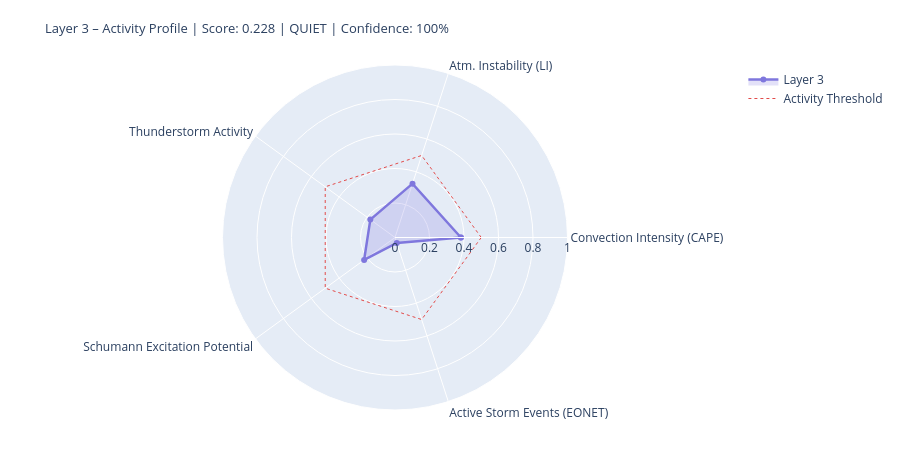

The notebook cell this image was saved under:
### Markdown cell above
---
## 4. State Assessment & Handoff to Layer 4/5

### Code cell
# ============================================================
# LAYER-3-SCORE
# Five dynamic components
# ============================================================

def norm(v, lo, hi):
    if v is None or (isinstance(v, float) and math.isnan(v)): return None
    return round(max(0.0, min(1.0, (v - lo) / (hi - lo))), 4)

# --- 1) Convection intensity (global CAPE mean) ---
cape_mean = df_atm['cape'].dropna().mean() if not df_atm.empty else None
conv_score = norm(cape_mean, 0, 3000)
conv_src   = 'primary' if cape_mean is not None else 'missing'

# --- 2) Atmospheric instability (LI mean) ---
li_mean   = df_atm['li'].dropna().mean() if not df_atm.empty else None
# Negative LI = unstable → higher score
instab_score = norm(-li_mean if li_mean is not None else None, -6, 6)
instab_src   = 'primary' if li_mean is not None else 'missing'

# --- 3) Thunderstorm activity (mean thunder score + WMO count) ---
thunder_mean = df_atm['thunder_score'].mean() if not df_atm.empty else None
n_thunder    = int(df_atm['thunderstorm'].sum()) if not df_atm.empty else 0
thunder_score_val = norm(
    (thunder_mean or 0) * 0.7 + n_thunder * 0.1, 0, 1.0
) if thunder_mean is not None else None
thunder_src = 'primary'

# --- 4) Schumann excitation potential (weighted Schumann contribution) ---
schumann_pot = df_atm['schumann_contribution'].mean() if not df_atm.empty else None
# Boosted by Layer-2 thunderstorm trigger
if schumann_pot is not None and l2_thunder:
    schumann_pot = min(1.0, schumann_pot * 1.2)
schumann_score = norm(schumann_pot, 0, 1.0) if schumann_pot is not None else None
schumann_src   = 'derived'

# --- 5) Storm activity (NASA EONET) ---
# Distinction: None = data not loaded, 0.0 = loaded but no events
storm_score = None
storm_src   = 'missing'
if raw.get('storms') is not None:          # API reached successfully
    storm_score = norm(len(storm_events), 0, 30) if storm_events else 0.0
    storm_src   = 'primary'

# X-Ray and Kp: context only, not in dynamic score
# (X-Ray = Layer-0/4 driver; Kp = geomagnetic index, not a lightning proxy)
xray_context = None
if raw.get('xray'):
    df_xc = pd.DataFrame(raw['xray'])
    fc = next((c for c in df_xc.columns
               if any(k in c.lower() for k in ['flux','long']) and 'time' not in c.lower()),
              df_xc.columns[1])
    df_xc[fc] = pd.to_numeric(df_xc[fc], errors='coerce')
    xray_last = df_xc[fc].dropna().iloc[-1] if not df_xc[fc].dropna().empty else None
    if xray_last:
        xray_class = ('X' if xray_last>=1e-4 else 'M' if xray_last>=1e-5
                      else 'C' if xray_last>=1e-6 else 'B')
        xray_context = {'flux': float(xray_last), 'class': xray_class}
        print(f'X-Ray context: {xray_class}-class ({xray_last:.2e} W/m²)')

# --- Aggregate ---
COMPONENTS = {
    'Convection Intensity (CAPE)':  {'score': conv_score,       'source': conv_src,    'dynamic': True},
    'Atm. Instability (LI)':         {'score': instab_score,     'source': instab_src,  'dynamic': True},
    'Thunderstorm Activity':              {'score': thunder_score_val, 'source': thunder_src, 'dynamic': True},
    'Schumann Excitation Potential':   {'score': schumann_score,   'source': schumann_src,'dynamic': True},
    'Active Storm Events (EONET)': {'score': storm_score,      'source': storm_src,   'dynamic': True},
}

available   = {k: v['score'] for k, v in COMPONENTS.items() if v['score'] is not None}
unavailable = [k for k, v in COMPONENTS.items() if v['score'] is None]
layer3_score = round(sum(available.values()) / len(available), 4) if available else None
confidence   = round(len(available) / len(COMPONENTS), 2)
level = ('unknown' if layer3_score is None
         else 'quiet'   if layer3_score < 0.3
         else 'moderate' if layer3_score < 0.6
         else 'active')
dominant_l3 = max(available, key=available.get) if available else 'none'

# --- Ausgabe ---
W = 68
print('=' * W)
print('LAYER 3 – ATMOSPHERE / WEATHER / THUNDERSTORMS – STATE ASSESSMENT')
print('=' * W)
for name, comp in COMPONENTS.items():
    s = comp['score']
    if s is not None:
        bar = '█' * int(s * 20) + '░' * (20 - int(s * 20))
        print(f'  {name:<36} {bar}  {s:.3f}  [{comp["source"]}]')
    else:
        print(f'  {name:<36} {"─" * 20}  n/a   [missing]')
print('-' * W)
print(f'  Score:        {layer3_score:.3f}  ({len(available)}/{len(COMPONENTS)} components)')
print(f'  Confidence:   {confidence:.0%}')
print(f'  Level:        {level.upper()}')
print(f'  Dominant:     {dominant_l3}')
print(f'  CAPE mean:    {cape_mean:.0f} J/kg' if cape_mean else '  CAPE mean:    n/a')
print(f'  LI mean:      {li_mean:.1f} K' if li_mean is not None else '  LI mean:      n/a')
print(f'  Thunderstorms:{n_thunder} points (WMO)  +  {len(storm_events)} NASA EONET')
print('=' * W)

# Radar
cats   = list(available.keys())
vals_r = list(available.values())
if len(cats) >= 3:
    fig = go.Figure()
    fig.add_trace(go.Scatterpolar(
        r=vals_r + [vals_r[0]], theta=cats + [cats[0]],
        fill='toself', fillcolor='rgba(127,119,221,0.22)',
        line=dict(color='#7F77DD', width=2.5), name='Layer 3'
    ))
    fig.add_trace(go.Scatterpolar(
        r=[0.5] * (len(cats)+1), theta=cats + [cats[0]],
        line=dict(color='#E24B4A', dash='dot', width=1),
        mode='lines', name='Activity Threshold'
    ))
    fig.update_layout(
        title=dict(
            text=f'Layer 3 – Activity Profile | Score: {layer3_score:.3f} | {level.upper()} | Confidence: {confidence:.0%}',
            font=dict(size=13)
        ),
        polar=dict(radialaxis=dict(visible=True, range=[0, 1])),
        height=450, showlegend=True,
        margin=dict(l=60, r=60, t=65, b=40)
    )
    fig.show()

### Figure 1 — Plotly figure (JSON) as saved in the notebook; plotly's stock layout.template omitted (floating-point values rounded to 4 significant figures)
{"data": [{"fill": "toself", "fillcolor": "rgba(127,119,221,0.22)", "line": {"color": "#7F77DD", "width": 2.5}, "name": "Layer 3", "r": [0.382, 0.3283, 0.1768, 0.2212, 0.0333, 0.382], "theta": ["Convection Intensity (CAPE)", "Atm. Instability (LI)", "Thunderstorm Activity", "Schumann Excitation Potential", "Active Storm Events (EONET)", "Convection Intensity (CAPE)"], "type": "scatterpolar"}, {"line": {"color": "#E24B4A", "dash": "dot", "width": 1}, "mode": "lines", "name": "Activity Threshold", "r": [0.5, 0.5, 0.5, 0.5, 0.5, 0.5], "theta": ["Convection Intensity (CAPE)", "Atm. Instability (LI)", "Thunderstorm Activity", "Schumann Excitation Potential", "Active Storm Events (EONET)", "Convection Intensity (CAPE)"], "type": "scatterpolar"}], "layout": {"height": 450, "margin": {"b": 40, "l": 60, "r": 60, "t": 65}, "polar": {"radialaxis": {"range": [0, 1], "visible": true}}, "showlegend": true, "title": {"font": {"size": 13}, "text": "Layer 3 – Activity Profile | Score: 0.228 | QUIET | Confidence: 100%"}}}
